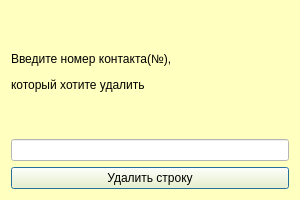
<?xml version="1.0" encoding="UTF-8"?>
<ui version="4.0">
 <class>DeleteForm</class>
 <widget class="QDialog" name="DeleteForm">
  <property name="geometry">
   <rect>
    <x>0</x>
    <y>0</y>
    <width>300</width>
    <height>200</height>
   </rect>
  </property>
  <property name="windowTitle">
   <string>Удалить</string>
  </property>
  <property name="styleSheet">
   <string notr="true">background-color: rgb(255, 255, 191);</string>
  </property>
  <layout class="QVBoxLayout" name="verticalLayout_2">
   <item>
    <layout class="QVBoxLayout" name="verticalLayout">
     <item>
      <widget class="QLabel" name="labelDelete">
       <property name="styleSheet">
        <string notr="true">background-color: rgb(255, 255, 191);</string>
       </property>
       <property name="text">
        <string>&lt;html&gt;&lt;head/&gt;&lt;body&gt;&lt;p&gt;Введите номер контакта(№), &lt;/p&gt;&lt;p&gt;который хотите удалить&lt;/p&gt;&lt;/body&gt;&lt;/html&gt;</string>
       </property>
      </widget>
     </item>
     <item>
      <widget class="QLineEdit" name="lineEditDelete">
       <property name="styleSheet">
        <string notr="true">background-color: rgb(255, 255, 255);</string>
       </property>
      </widget>
     </item>
    </layout>
   </item>
   <item>
    <widget class="QPushButton" name="pushButtonDeleteOk">
     <property name="palette">
      <palette>
       <active>
        <colorrole role="Button">
         <brush brushstyle="SolidPattern">
          <color alpha="255">
           <red>255</red>
           <green>255</green>
           <blue>191</blue>
          </color>
         </brush>
        </colorrole>
        <colorrole role="Base">
         <brush brushstyle="SolidPattern">
          <color alpha="255">
           <red>255</red>
           <green>255</green>
           <blue>191</blue>
          </color>
         </brush>
        </colorrole>
        <colorrole role="Window">
         <brush brushstyle="SolidPattern">
          <color alpha="255">
           <red>255</red>
           <green>255</green>
           <blue>191</blue>
          </color>
         </brush>
        </colorrole>
       </active>
       <inactive>
        <colorrole role="Button">
         <brush brushstyle="SolidPattern">
          <color alpha="255">
           <red>255</red>
           <green>255</green>
           <blue>191</blue>
          </color>
         </brush>
        </colorrole>
        <colorrole role="Base">
         <brush brushstyle="SolidPattern">
          <color alpha="255">
           <red>255</red>
           <green>255</green>
           <blue>191</blue>
          </color>
         </brush>
        </colorrole>
        <colorrole role="Window">
         <brush brushstyle="SolidPattern">
          <color alpha="255">
           <red>255</red>
           <green>255</green>
           <blue>191</blue>
          </color>
         </brush>
        </colorrole>
       </inactive>
       <disabled>
        <colorrole role="Button">
         <brush brushstyle="SolidPattern">
          <color alpha="255">
           <red>255</red>
           <green>255</green>
           <blue>191</blue>
          </color>
         </brush>
        </colorrole>
        <colorrole role="Base">
         <brush brushstyle="SolidPattern">
          <color alpha="255">
           <red>255</red>
           <green>255</green>
           <blue>191</blue>
          </color>
         </brush>
        </colorrole>
        <colorrole role="Window">
         <brush brushstyle="SolidPattern">
          <color alpha="255">
           <red>255</red>
           <green>255</green>
           <blue>191</blue>
          </color>
         </brush>
        </colorrole>
       </disabled>
      </palette>
     </property>
     <property name="text">
      <string>Удалить строку</string>
     </property>
    </widget>
   </item>
  </layout>
 </widget>
 <resources/>
 <connections/>
</ui>
